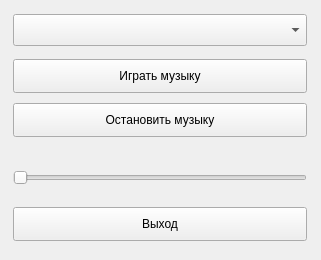
<?xml version="1.0" encoding="UTF-8"?>
<ui version="4.0">
 <class>MainWindow</class>
 <widget class="QMainWindow" name="MainWindow">
  <property name="windowModality">
   <enum>Qt::ApplicationModal</enum>
  </property>
  <property name="geometry">
   <rect>
    <x>0</x>
    <y>0</y>
    <width>321</width>
    <height>260</height>
   </rect>
  </property>
  <property name="sizePolicy">
   <sizepolicy hsizetype="Expanding" vsizetype="Expanding">
    <horstretch>0</horstretch>
    <verstretch>0</verstretch>
   </sizepolicy>
  </property>
  <property name="windowTitle">
   <string>TestPyQt</string>
  </property>
  <property name="windowIcon">
   <iconset>
    <normalon>../../anaconda3/Lib/site-packages/pygame/pygame.ico</normalon>
   </iconset>
  </property>
  <widget class="QWidget" name="centralwidget">
   <property name="sizePolicy">
    <sizepolicy hsizetype="Maximum" vsizetype="Maximum">
     <horstretch>0</horstretch>
     <verstretch>0</verstretch>
    </sizepolicy>
   </property>
   <property name="minimumSize">
    <size>
     <width>321</width>
     <height>254</height>
    </size>
   </property>
   <property name="maximumSize">
    <size>
     <width>321</width>
     <height>254</height>
    </size>
   </property>
   <widget class="QPushButton" name="pushButton_1">
    <property name="geometry">
     <rect>
      <x>13</x>
      <y>59</y>
      <width>294</width>
      <height>34</height>
     </rect>
    </property>
    <property name="sizePolicy">
     <sizepolicy hsizetype="Expanding" vsizetype="Expanding">
      <horstretch>0</horstretch>
      <verstretch>0</verstretch>
     </sizepolicy>
    </property>
    <property name="text">
     <string>Играть музыку</string>
    </property>
   </widget>
   <widget class="QPushButton" name="pushButton_2">
    <property name="geometry">
     <rect>
      <x>13</x>
      <y>103</y>
      <width>294</width>
      <height>34</height>
     </rect>
    </property>
    <property name="text">
     <string>Остановить музыку</string>
    </property>
   </widget>
   <widget class="QPushButton" name="pushButton_3">
    <property name="geometry">
     <rect>
      <x>13</x>
      <y>207</y>
      <width>294</width>
      <height>34</height>
     </rect>
    </property>
    <property name="text">
     <string>Выход</string>
    </property>
   </widget>
   <widget class="QComboBox" name="comboBox">
    <property name="geometry">
     <rect>
      <x>13</x>
      <y>14</y>
      <width>294</width>
      <height>32</height>
     </rect>
    </property>
    <property name="currentText">
     <string/>
    </property>
   </widget>
   <widget class="QSlider" name="horizontalSlider">
    <property name="geometry">
     <rect>
      <x>13</x>
      <y>162</y>
      <width>294</width>
      <height>32</height>
     </rect>
    </property>
    <property name="orientation">
     <enum>Qt::Horizontal</enum>
    </property>
   </widget>
  </widget>
 </widget>
 <resources/>
 <connections/>
</ui>
